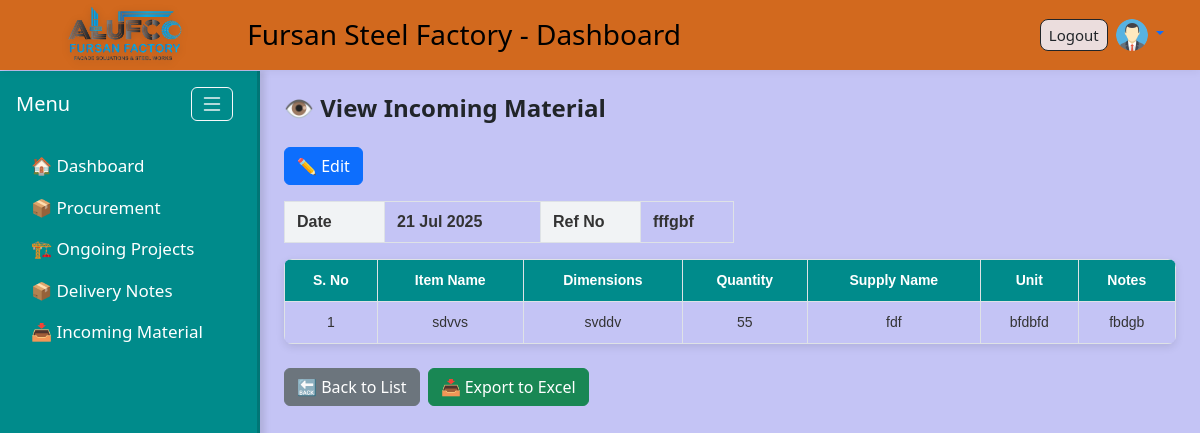
The app's page /incoming/view/13/ (signed in) with its own data.
### accounts/models.py (models this page shows, shortened)
class Profile(models.Model):
    user = models.OneToOneField(User, on_delete=models.CASCADE)
    avatar = models.ImageField(upload_to='avatars/', default='avatars/default-avatar.png', blank=True, null=True)

### incoming_material/models.py (models this page shows, shortened)
class IncomingMaterialReport(models.Model):
    date = models.DateField()
    ref_no = models.CharField(max_length=100)

class IncomingMaterialItem(models.Model):
    report = models.ForeignKey(IncomingMaterialReport, on_delete=models.CASCADE, related_name='items')
    item_name = models.CharField(max_length=200)
    dimensions = models.CharField(max_length=100)
    quantity = models.IntegerField()
    supply_name = models.CharField(max_length=200)
    unit = models.CharField(max_length=50)
    notes = models.TextField(blank=True, null=True)

### incoming_material/views.py (the view)
# urls.py: path('view/<int:pk>/', views.view_incoming_material, name='view_incoming_material'),
@login_required
def view_incoming_material(request, pk):
    report = get_object_or_404(IncomingMaterialReport, pk=pk)
    return render(request, 'incoming_material/view.html', {'report': report})

### templates/incoming_material/view.html
{% extends 'base.html' %}
{% block content %}
<h4 class="text-dark fw-semibold mb-4">👁 View Incoming Material</h4>
<div class="mb-3">
    <a href="{% url 'edit_incoming_material' report.id %}" class="btn btn-primary">
        ✏ Edit
    </a>
</div>
<table class="info-table mb-3">
    <tr>
        <th>Date</th>
        <td>{{ report.date|date:"d M Y" }}</td>
        <th>Ref No</th>
        <td>{{ report.ref_no }}</td>
    </tr>
</table>
<table class="material-items-table mb-4">
    <thead>
        <tr>
            <th>S. No</th>
            <th>Item Name</th>
            <th>Dimensions</th>
            <th>Quantity</th>
            <th>Supply Name</th>
            <th>Unit</th>
            <th>Notes</th>
        </tr>
    </thead>
    <tbody>
        {% for item in report.items.all %}
        <tr>
            <td>{{ forloop.counter }}</td>
            <td>{{ item.item_name }}</td>
            <td>{{ item.dimensions }}</td>
            <td>{{ item.quantity }}</td>
            <td>{{ item.supply_name }}</td>
            <td>{{ item.unit }}</td>
            <td>{{ item.notes }}</td>
        </tr>
        {% endfor %}
    </tbody>
</table>
<div class="d-flex gap-2 mt-3">
    <a href="{% url 'incoming_material_list' %}" class="btn btn-secondary">
        🔙 Back to List
    </a>
    <a href="{% url 'export_incoming_material_excel' report.id %}" class="btn btn-success">
        📥 Export to Excel
    </a>
</div>
{% endblock %}

### templates/base.html (shortened to what this page needs)
{% load static %}
<!DOCTYPE html>
<html lang="en">
<head>
    <link rel="stylesheet" href="https://cdn.jsdelivr.net/npm/bootstrap@5.3.0/dist/css/bootstrap.min.css">
    <link href="https://cdn.jsdelivr.net/npm/bootstrap-icons@1.10.5/font/bootstrap-icons.css" rel="stylesheet">
    <link rel="stylesheet" href="{% static 'css/custom.css' %}">
</head>
<body>
<header class="custom-header px-4">
    <div class="container-fluid">
        <div class="d-flex justify-content-between align-items-center">
            <div class="d-flex align-items-center">
                <img src="{% static 'images/udadateone.png' %}" alt="Company Logo" class="logo-img">
                <h3 class="mb-0 ms-2">Fursan Steel Factory - Dashboard</h3>
            </div>
           {% if user.is_authenticated %}
            <div class="d-flex align-items-center gap-2 position-relative">
                <form method="post" action="{% url 'logout' %}" class="mb-0">
                    <button type="submit" class="btn btn-outline-dark btn-sm px-2 py-1">Logout</button>
                </form>
                <div class="dropdown">
                    <a href="#" class="d-block dropdown-toggle" id="userDropdown" data-bs-toggle="dropdown" aria-expanded="false">
                        {% if user.profile.avatar %}
                            <img
                                src="{{ user.profile.avatar.url }}"
                                alt="Avatar"
                                class="rounded-circle avatar-hover"
                                style="width:32px; height:32px; cursor:pointer;"
                                title="{{ user.get_full_name|default:user.username }}"
                            >
                        {% endif %}
                    </a>
                </div>
            </div>
            {% else %}
            <a href="{% url 'login' %}" class="btn btn-primary btn-sm">Login</a>
            {% endif %}
        </div>
    </div>
</header>
    <div class="d-flex">
       <nav id="sidebar" class="vh-100">
            <div class="d-flex justify-content-between align-items-center px-3 mb-4">
                <h5 class="text-white mb-0">Menu</h5>
                <button id="sidebarToggle" class="btn btn-outline-light" title="Toggle Menu">
                    <i class="bi bi-list fs-4"></i>
                </button>
            </div>
            <ul class="nav flex-column">
               <li class="nav-item">
                    <a class="nav-link text-white" href="{% url 'dashboard' %}" title="Dashboard">
                        🏠 <span class="label-text">Dashboard</span>
                    </a>
                </li>
                    <li class="nav-item">
                        <a class="nav-link text-white"
                           data-bs-toggle="collapse"
                           href="#procurementSubmenu"
                           role="button"
                           aria-expanded="false"
                           aria-controls="procurementSubmenu">
                            📦 Procurement
                        </a>
                    </li>
                <li class="nav-item">
                    <a class="nav-link text-white"
                        data-bs-toggle="collapse"
                        href="#ongoingSubmenu"
                        role="button"
                        aria-expanded="true"
                        aria-controls="ongoingSubmenu">
                        🏗 <span class="label-text">Ongoing Projects</span>
                    </a>
                </li>
                <li class="nav-item">
                    <a class="nav-link text-white"
                        data-bs-toggle="collapse"
                        href="#deliverySubmenu"
                        role="button"
                        aria-expanded="false"
                        aria-controls="deliverySubmenu">
                         📦 <span class="label-text">Delivery Notes</span>
                    </a>
                </li>
                <li class="nav-item">
                    <a class="nav-link text-white"
                        data-bs-toggle="collapse"
                        href="#incomingSubmenu"
                        role="button"
                        aria-expanded="false"
                        aria-controls="incomingSubmenu">
                        📥 <span class="label-text">Incoming Material</span>
                    </a>
                </li>
            </ul>
    </nav>
    <main class="flex-grow-1 p-4">
        {% block content %}
        {% endblock %}
    </main>
</div>
</body>
</html>

### static/css/custom.css (style rules this page uses)
body { background-color: #c4c4f5; color: #ffffff; padding-top: 70px; }
.custom-header { background-color: chocolate; color: #000; height: 70px; display: flex; align-items: center; position: fixed; top: 0; width: 100%; z-index: 1000; box-shadow: 0 2px 8px rgba(0,0,0,0.05); }
.dropdown > a { text-decoration: none !important; }
.logo-img { height: 100px !important; width: auto; margin-right: 10px; object-fit: contain; image-rendering: -webkit-optimize-contrast; image-rendering: crisp-edges; filter: drop-shadow(0 2px 4px rgba(0, 0, 0, 0.15)); border-radius: 6px; display: block; }
#sidebar { min-height: 100vh; position: fixed; top: 71px; left: 0; width: 260px; max-width: 260px; padding-top: 1rem; overflow-y: auto; background-color: darkcyan; box-shadow: 5px 0 6px rgba(0, 0, 0, 0.1); border-right: 3px solid rgba(0, 0, 0, 0.15); transition: width 0.3s ease; z-index: 100; }
main.flex-grow-1 { margin-left: 260px; padding: 1rem; transition: margin-left 0.3s ease; }
#sidebar .nav-link { color: #140909; margin-left: 15px; font-size: 17px; transition: all 0.2s ease; }
#sidebar ul.nav li.nav-item a { white-space: nowrap; }
#sidebar { transition: width 0.3s ease; }
#sidebar button#sidebarToggle { padding: 0.25rem 0.5rem; font-size: 1rem; line-height: 1; margin-right: 0.5rem; }
.custom-header .btn { font-weight: 500; border-radius: 8px; padding: 6px 14px; font-size: 15px; background-color: rgb(235, 221, 221); }
.info-table { width: 450px; border-collapse: collapse; margin-bottom: 30px; font-family: Arial, sans-serif; }
.info-table th, .info-table td { padding: 8px 12px; border: 1px solid #dee2e6; text-align: left; font-weight: 600; color: #333; }
.info-table th { background-color: #f1f3f5; width: 100px; }
.material-items-table { width: 100%; border-collapse: collapse; font-family: Arial, sans-serif; font-size: 14px; color: #333; box-shadow: 0 3px 8px rgba(0,0,0,0.1); border-radius: 8px; overflow: hidden; }
.material-items-table thead { background-color: darkcyan; color: white; }
.material-items-table th, .material-items-table td { padding: 10px 12px; border: 1px solid #dee2e6; text-align: center; vertical-align: middle; }
.d-flex { display: flex; gap: 12px; flex-wrap: wrap; }
td { vertical-align: middle; }
.btn-sm { padding: 3px 8px; font-size: 13px; }

### records on screen
IncomingMaterialReport: date "21 Jul 2025", ref_no "fffgbf"
IncomingMaterialItem: item_name "sdvvs", dimensions "svddv", quantity "55", supply_name "fdf", unit "bfdbfd", notes "fbdgb"
